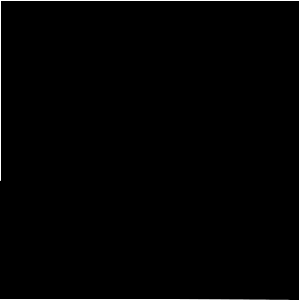
Frame 1 (no input)
Frame 60 (the mouse pressed at the canvas centre just before this capture): identical to frame 1, image omitted
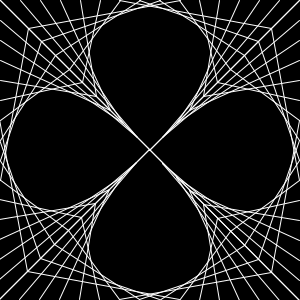
Frame 120 (the mouse held since frame 60 and released just before this capture)

The Processing sketch that drew these frames (run headless with seeded random() and noise(); from frame 60 on, the mouse is pressed at the canvas centre):

// Processing sketch: EV_HyperbolicPointsUSE
// ── EV_HyperbolicPointsUSE.pde
void setup() {
  size(300, 300);
  background(0);
  smooth();
}
 
void draw() {
  background(0);
  stroke(255);
  for (int i=0; i<10; i++) {
    line(0, i*20, mouseX-i*mouseX/11, mouseY-i*mouseY/11); 
    line(i*20, 0, mouseX-i*mouseX/11, mouseY-i*mouseY/11);
  }
  rotate(PI/2);
  translate(0, -height);
  for (int i=0; i<10; i++) {
    line(0, i*20, mouseX-i*mouseX/11, mouseY-i*mouseY/11); 
    line(i*20, 0, mouseX-i*mouseX/11, mouseY-i*mouseY/11);
  }
  rotate(PI/2);
  translate(0, -height);
  for (int i=0; i<10; i++) {
    line(0, i*20, mouseX-i*mouseX/11, mouseY-i*mouseY/11); 
    line(i*20, 0, mouseX-i*mouseX/11, mouseY-i*mouseY/11);
  }
  rotate(PI/2);
  translate(0, -height);
  for (int i=0; i<10; i++) {
    line(0, i*20, mouseX-i*mouseX/11, mouseY-i*mouseY/11); 
    line(i*20, 0, mouseX-i*mouseX/11, mouseY-i*mouseY/11);
  }
}
